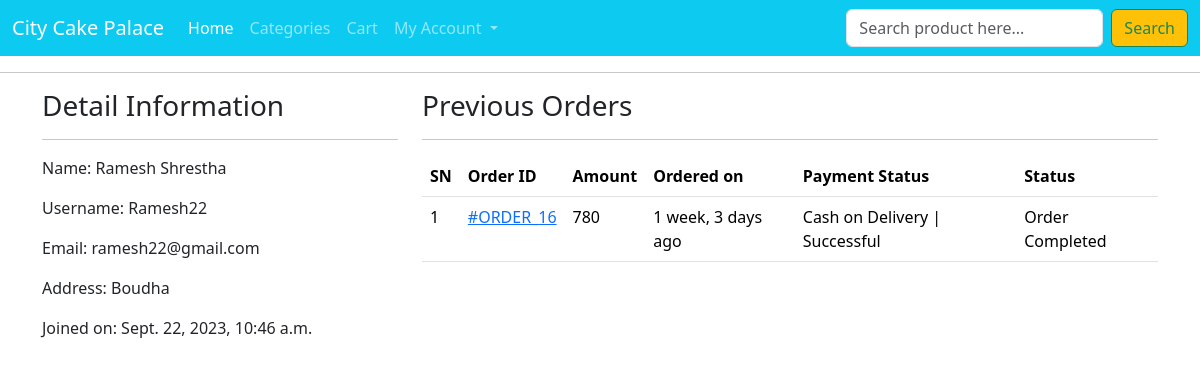
/profile/ (signed in), run on an earlier commit of the app's database.
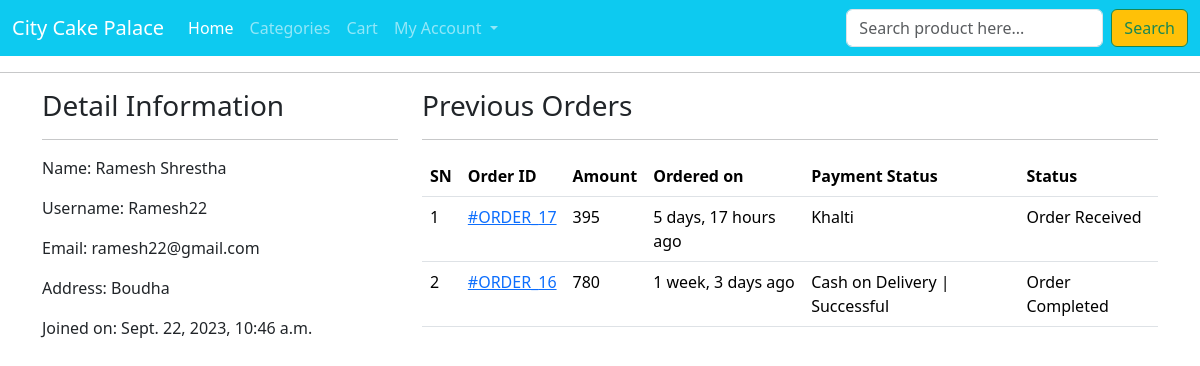
And on a later commit of the database.
### ecomapp/models.py (models this page shows, shortened)
class Order(models.Model):
    cart = models.OneToOneField(Cart, on_delete=models.CASCADE)
    ordered_by = models.CharField(max_length=200)
    shipping_address = models.CharField(max_length=200)
    mobile = models.CharField(max_length=10)
    email = models.EmailField()
    subtotal = models.PositiveIntegerField()
    discount = models.PositiveIntegerField()
    total = models.PositiveIntegerField()
    order_status = models.CharField(max_length=50, choices=ORDER_STATUS)
    created_at = models.DateTimeField(auto_now_add=True)
    payment_method = models.CharField(max_length=20, choices=METHOD, default="Cash On Delivery")  # Corrected line
    payment_completed = models.BooleanField(default=False, null=True, blank=True)

### ecomapp/views.py (the view)
# urls.py: path("profile/",CustomerProfileView.as_view(),name='customerprofile'),
class CustomerProfileView(TemplateView):
    template_name = "customerprofile.html"
    def dispatch(self, request, *args, **kwargs):
        if request.user.is_authenticated and Customer.objects.filter(user=request.user).exists():
            pass
        else:
            return redirect("/login/?next=/profile/")
        return super().dispatch(request, *args, **kwargs)
    def get_context_data(self, **kwargs):
        context = super().get_context_data(**kwargs)
        customer = self.request.user.customer
        context['customer'] = customer
        orders = Order.objects.filter(cart__customer=customer).order_by("-id")
        context["orders"] = orders
        return context

### templates/customerprofile.html (shortened to what this page needs)
{% extends 'base.html' %}
{% block content %}
<div class="container">
    <div class="row">
        <div class="col-md-4">
            <h3>Detail Information</h3><hr>
            <p><span class="font-weight-bold">Name: </span> {{customer.full_name}}</p>
            <p><span class="font-weight-bold">Username: </span> {{customer.user.username}}</p>
            <p><span class="font-weight-bold">Email: </span> {{customer.user.email}}</p>
            <p><span class="font-weight-bold">Address: </span> {{customer.address}}</p>
            <p><span class="font-weight-bold">Joined on: </span> {{customer.joined_on}}</p>
        </div>
        <div class="col-md-8">
            <h3>Previous Orders</h3>
            <hr>
            <table class="table">
                <thead>
                    <tr>
                        <th>SN</th>
                        <th>Order ID</th>
                        <th>Amount</th>
                        <th>Ordered on</th>
                        <th>Payment Status</th>
                        <th>Status</th>
                    </tr>
                </thead>
                <tbody>
                    {% for ord in orders %}
                    <tr>
                        <td>{{forloop.counter}}</td>
                        <td><a href="{% url 'ecomapp:customerorderdetail' ord.pk %}"> #ORDER_{{ord.id}}</a></td>
                        <td>{{ord.total}}</td>
                        <td>{{ord.created_at|timesince}} ago</td>
                        <td>{{ord.payment_method}}{% if ord.payment_completed %} | Successful{% elif ord_obj.payment_method == "Cash On DELIVERY" %}Failed{% endif %}</td>
                        <td>{{ord.order_status}}</td>
                    </tr>
                    {% endfor %}
                </tbody>
            </table>
        </div>
    </div>
</div>
{% endblock %}

What changed in the data, as far as the page shows it:
added Order: id "17", total "395", created_at "5 days, 17 hours", payment_method "Khalti", order_status "Order Received"
